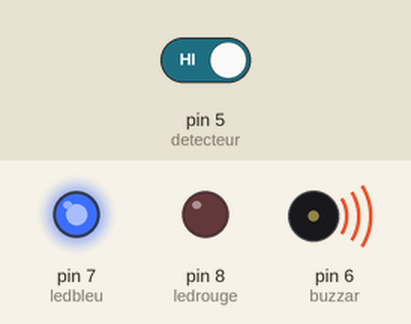
A sketch run on a simulated Arduino Uno, built with avr-gcc and run on an emulated ATmega328P. Parts: output pins drawn as LEDs (lit = HIGH), buzzer (waves = sounding, pin HIGH). The test bench sets the inputs (shaded band); at power-on: pin 5 (detecteur) HIGH.

Above: at 1.2 s.
1.3 s: pin 5 (detecteur) driven LOW
At 2.3 s:
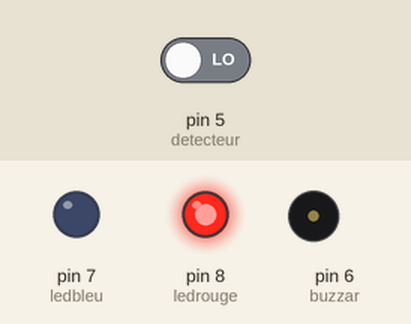
2.8 s: pin 5 (detecteur) driven HIGH
At 3.4 s:
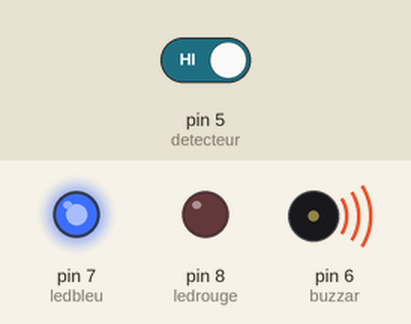
Timing chart, 0 to 5.8 s (numbered marks = the images above; inputs shaded):
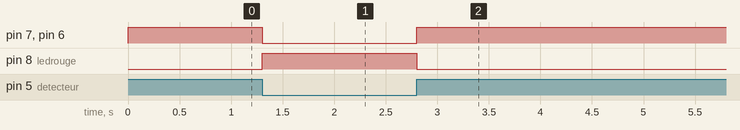

The sketch:

prog2.ino
```cpp
int ledbleu=7;
int ledrouge=8;
int buzzar=6;
int detecteur=5;
int state;

void setup() {
 pinMode(ledbleu,OUTPUT);
 pinMode(ledrouge,OUTPUT);
 pinMode(detecteur,INPUT);
 pinMode(buzzar,OUTPUT);
}

void loop() {
state = digitalRead(detecteur);

if(state==LOW)
{
  digitalWrite(ledrouge,HIGH);
  digitalWrite(ledbleu,LOW);
  digitalWrite(buzzar,LOW);
}
else
{
if(state==HIGH)
{
   digitalWrite(ledbleu,HIGH);
  digitalWrite(ledrouge,LOW);
  digitalWrite(buzzar,HIGH);
}
}
}
```

Measured:
- after the input at 1.3 s, pin 7 (ledbleu), pin 6 (buzzar): HIGH → LOW at once; pin 8 (ledrouge): LOW → HIGH at once
- after the input at 2.8 s, pin 7 (ledbleu), pin 6 (buzzar): LOW → HIGH at once; pin 8 (ledrouge): HIGH → LOW at once
